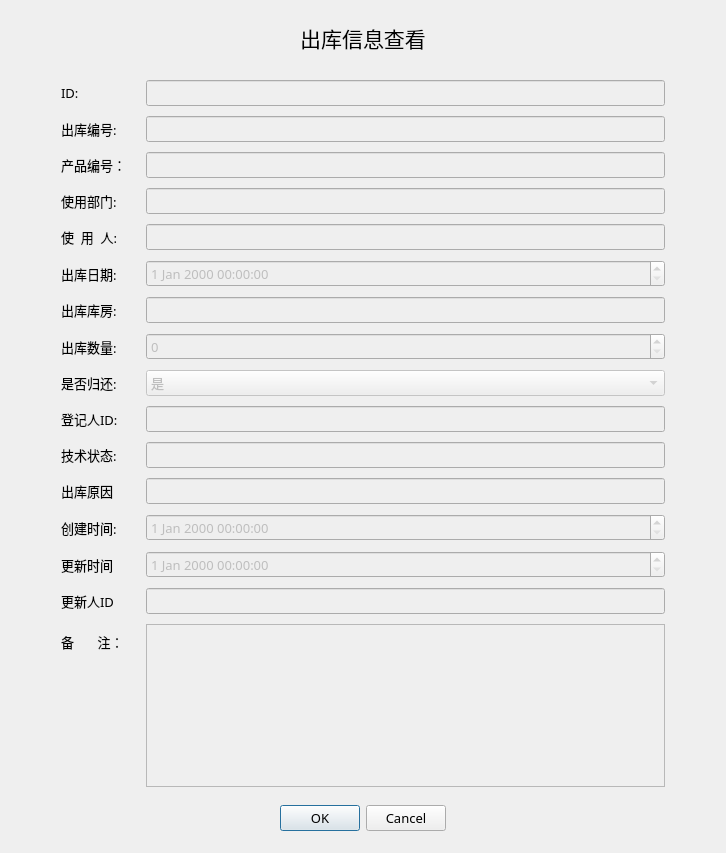
<?xml version="1.0" encoding="UTF-8"?>
<ui version="4.0">
 <class>Dialog</class>
 <widget class="QDialog" name="Dialog">
  <property name="geometry">
   <rect>
    <x>0</x>
    <y>0</y>
    <width>726</width>
    <height>853</height>
   </rect>
  </property>
  <property name="font">
   <font>
    <family>微软雅黑 Light</family>
    <pointsize>10</pointsize>
   </font>
  </property>
  <property name="windowTitle">
   <string>出库信息查看</string>
  </property>
  <layout class="QVBoxLayout" name="verticalLayout">
   <item>
    <spacer name="verticalSpacer_2">
     <property name="orientation">
      <enum>Qt::Vertical</enum>
     </property>
     <property name="sizeHint" stdset="0">
      <size>
       <width>20</width>
       <height>40</height>
      </size>
     </property>
    </spacer>
   </item>
   <item>
    <widget class="QLabel" name="label">
     <property name="font">
      <font>
       <family>Adobe Devanagari</family>
       <pointsize>16</pointsize>
      </font>
     </property>
     <property name="text">
      <string>出库信息查看</string>
     </property>
     <property name="alignment">
      <set>Qt::AlignCenter</set>
     </property>
    </widget>
   </item>
   <item>
    <layout class="QFormLayout" name="formLayout">
     <property name="labelAlignment">
      <set>Qt::AlignLeading|Qt::AlignLeft|Qt::AlignVCenter</set>
     </property>
     <property name="horizontalSpacing">
      <number>20</number>
     </property>
     <property name="verticalSpacing">
      <number>10</number>
     </property>
     <property name="leftMargin">
      <number>50</number>
     </property>
     <property name="topMargin">
      <number>20</number>
     </property>
     <property name="rightMargin">
      <number>50</number>
     </property>
     <item row="0" column="0">
      <widget class="QLabel" name="label_9">
       <property name="text">
        <string>ID:</string>
       </property>
      </widget>
     </item>
     <item row="0" column="1">
      <widget class="QLineEdit" name="ID">
       <property name="enabled">
        <bool>false</bool>
       </property>
      </widget>
     </item>
     <item row="1" column="0">
      <widget class="QLabel" name="label_2">
       <property name="text">
        <string>出库编号:</string>
       </property>
      </widget>
     </item>
     <item row="1" column="1">
      <widget class="QLineEdit" name="outNO">
       <property name="enabled">
        <bool>false</bool>
       </property>
      </widget>
     </item>
     <item row="2" column="0">
      <widget class="QLabel" name="Label">
       <property name="text">
        <string>产品编号：</string>
       </property>
      </widget>
     </item>
     <item row="2" column="1">
      <widget class="QLineEdit" name="productNO">
       <property name="enabled">
        <bool>false</bool>
       </property>
      </widget>
     </item>
     <item row="3" column="0">
      <widget class="QLabel" name="iDLabel">
       <property name="text">
        <string>使用部门:</string>
       </property>
      </widget>
     </item>
     <item row="3" column="1">
      <widget class="QLineEdit" name="usedDepartmentNO">
       <property name="enabled">
        <bool>false</bool>
       </property>
      </widget>
     </item>
     <item row="4" column="0">
      <widget class="QLabel" name="label_5">
       <property name="text">
        <string>使  用  人:</string>
       </property>
      </widget>
     </item>
     <item row="4" column="1">
      <widget class="QLineEdit" name="usedID">
       <property name="enabled">
        <bool>false</bool>
       </property>
      </widget>
     </item>
     <item row="5" column="0">
      <widget class="QLabel" name="label_3">
       <property name="text">
        <string>出库日期:</string>
       </property>
      </widget>
     </item>
     <item row="5" column="1">
      <widget class="QDateTimeEdit" name="outDate">
       <property name="enabled">
        <bool>false</bool>
       </property>
      </widget>
     </item>
     <item row="6" column="0">
      <widget class="QLabel" name="Label_2">
       <property name="text">
        <string>出库库房:</string>
       </property>
      </widget>
     </item>
     <item row="6" column="1">
      <widget class="QLineEdit" name="outStorageNo">
       <property name="enabled">
        <bool>false</bool>
       </property>
      </widget>
     </item>
     <item row="7" column="0">
      <widget class="QLabel" name="label_11">
       <property name="text">
        <string>出库数量:</string>
       </property>
      </widget>
     </item>
     <item row="7" column="1">
      <widget class="QSpinBox" name="outCount">
       <property name="enabled">
        <bool>false</bool>
       </property>
      </widget>
     </item>
     <item row="8" column="0">
      <widget class="QLabel" name="label_4">
       <property name="text">
        <string>是否归还:</string>
       </property>
      </widget>
     </item>
     <item row="8" column="1">
      <widget class="QComboBox" name="isReturn">
       <property name="enabled">
        <bool>false</bool>
       </property>
       <item>
        <property name="text">
         <string>是</string>
        </property>
       </item>
       <item>
        <property name="text">
         <string>否</string>
        </property>
       </item>
      </widget>
     </item>
     <item row="9" column="0">
      <widget class="QLabel" name="label_10">
       <property name="text">
        <string>登记人ID:</string>
       </property>
      </widget>
     </item>
     <item row="9" column="1">
      <widget class="QLineEdit" name="outRecorderPersonNO">
       <property name="enabled">
        <bool>false</bool>
       </property>
      </widget>
     </item>
     <item row="10" column="0">
      <widget class="QLabel" name="Label_4">
       <property name="text">
        <string>技术状态:</string>
       </property>
      </widget>
     </item>
     <item row="10" column="1">
      <widget class="QLineEdit" name="outTechState">
       <property name="enabled">
        <bool>false</bool>
       </property>
      </widget>
     </item>
     <item row="11" column="0">
      <widget class="QLabel" name="label_6">
       <property name="text">
        <string>出库原因</string>
       </property>
      </widget>
     </item>
     <item row="11" column="1">
      <widget class="QLineEdit" name="outReason">
       <property name="enabled">
        <bool>false</bool>
       </property>
      </widget>
     </item>
     <item row="12" column="0">
      <widget class="QLabel" name="Label_13">
       <property name="text">
        <string>创建时间:</string>
       </property>
      </widget>
     </item>
     <item row="12" column="1">
      <widget class="QDateTimeEdit" name="createTime">
       <property name="enabled">
        <bool>false</bool>
       </property>
       <property name="mouseTracking">
        <bool>true</bool>
       </property>
       <property name="focusPolicy">
        <enum>Qt::StrongFocus</enum>
       </property>
       <property name="acceptDrops">
        <bool>true</bool>
       </property>
       <property name="autoFillBackground">
        <bool>true</bool>
       </property>
      </widget>
     </item>
     <item row="13" column="0">
      <widget class="QLabel" name="label_7">
       <property name="text">
        <string>更新时间</string>
       </property>
      </widget>
     </item>
     <item row="13" column="1">
      <widget class="QDateTimeEdit" name="updateTime">
       <property name="enabled">
        <bool>false</bool>
       </property>
      </widget>
     </item>
     <item row="14" column="0">
      <widget class="QLabel" name="label_8">
       <property name="text">
        <string>更新人ID</string>
       </property>
      </widget>
     </item>
     <item row="14" column="1">
      <widget class="QLineEdit" name="updateID">
       <property name="enabled">
        <bool>false</bool>
       </property>
      </widget>
     </item>
     <item row="15" column="0">
      <widget class="QLabel" name="Label_12">
       <property name="text">
        <string>备       注：</string>
       </property>
      </widget>
     </item>
     <item row="15" column="1">
      <widget class="QTextEdit" name="remark">
       <property name="enabled">
        <bool>false</bool>
       </property>
      </widget>
     </item>
    </layout>
   </item>
   <item>
    <spacer name="verticalSpacer_3">
     <property name="orientation">
      <enum>Qt::Vertical</enum>
     </property>
     <property name="sizeHint" stdset="0">
      <size>
       <width>20</width>
       <height>40</height>
      </size>
     </property>
    </spacer>
   </item>
   <item alignment="Qt::AlignHCenter">
    <widget class="QDialogButtonBox" name="buttonBox">
     <property name="standardButtons">
      <set>QDialogButtonBox::Cancel|QDialogButtonBox::Ok</set>
     </property>
    </widget>
   </item>
   <item>
    <spacer name="verticalSpacer">
     <property name="orientation">
      <enum>Qt::Vertical</enum>
     </property>
     <property name="sizeHint" stdset="0">
      <size>
       <width>20</width>
       <height>40</height>
      </size>
     </property>
    </spacer>
   </item>
  </layout>
 </widget>
 <resources/>
 <connections/>
</ui>
